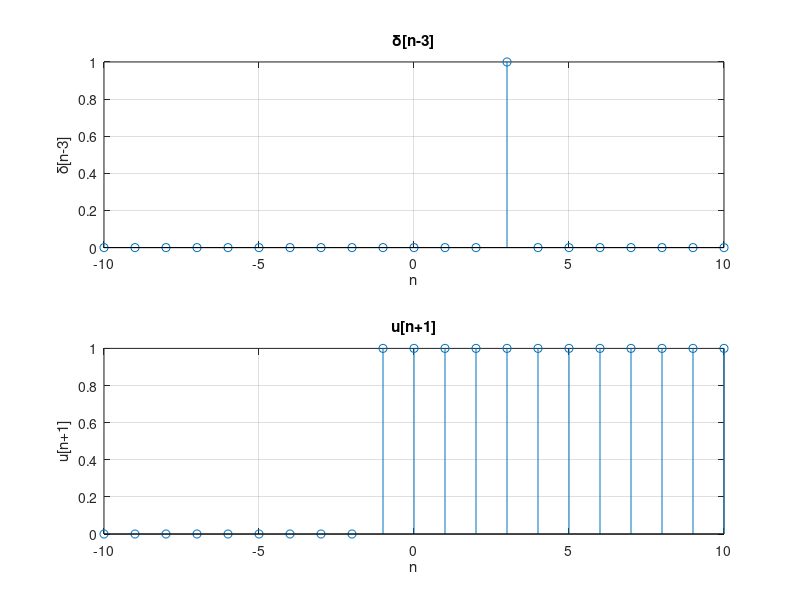
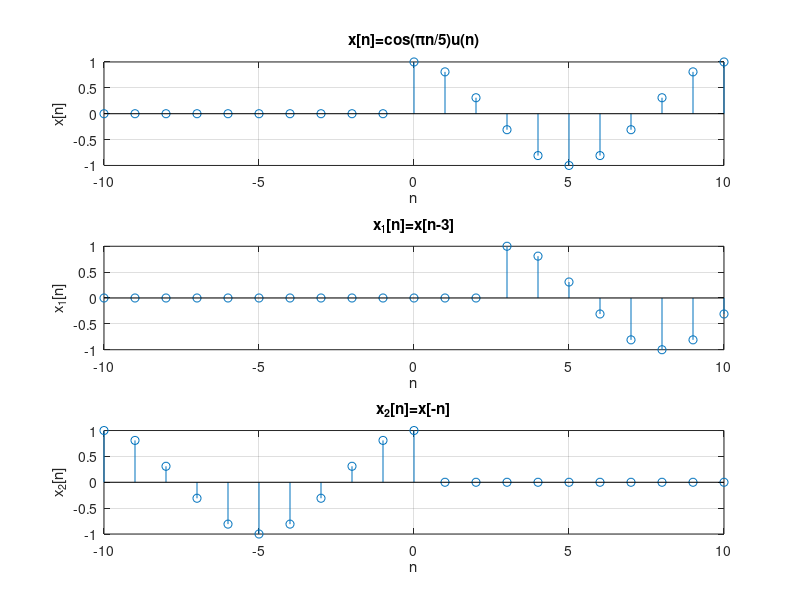

MATLAB code for these plots, in order:
% A. Signal Transformation

% A.1

n = -10:10; % Range for plotting

% A.1.I
impulse = @(n) (n == 0) * 1.0 .* (mod(n, 1) == 0);
a = impulse(n-3);

% A.1.II
u = @(n) (n >= 0) * 1.0 .* (mod(n,1)==0);   
b = u(n+1);

% A.1.III
x = @(n) u(n) .* cos((n .* pi) / 5);
c = x(n);

% A.1.IV
x1 = @(n) x(n-3);
d = x1(n);

% A.1.V
x2 = @(n) x(-n);
e = x2(n);

% Plotting

figure;
subplot(2,1,1);
stem(n,a);
grid;
title('\delta[n-3]');
xlabel('n');
ylabel('\delta[n-3]');

subplot(2,1,2);
stem(n,b);
grid;
title('u[n+1]');
xlabel('n');
ylabel('u[n+1]');

figure;
subplot(3,1,1);
stem(n,c);
grid;
title('x[n]=cos(\pin/5)u(n)');
xlabel('n');
ylabel('x[n]');

subplot(3,1,2);
stem(n,d);
grid;
title('x_1[n]=x[n-3]');
xlabel('n');
ylabel('x_1[n]');

subplot(3,1,3);
stem(n,e);
grid;
title('x_2[n]=x[-n]');
xlabel('n');
ylabel('x_2[n]');

% x1[n] is being time shifted to the right by 3. 
% x2[n] is being time reversed.


